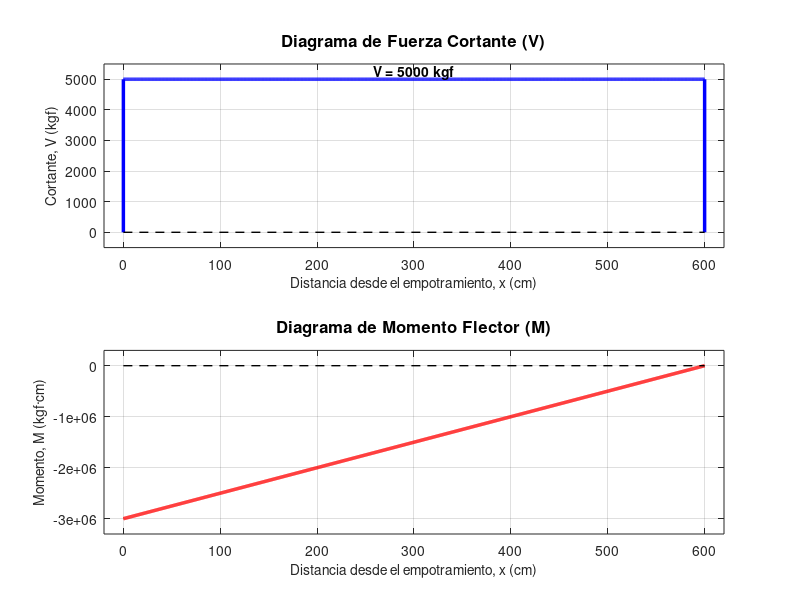

Here is the MATLAB script that generated this plot: (Note: this script raises an error after producing the figure.)
%% =========================================================================
% DIAGRAMAS DE CORTANTE Y MOMENTO FLECTOR EN VIGA EN VOLADIZO
% Materia: Mecánica de Materiales / Diseño Estructural
% =========================================================================

clear; clc; close all;

% --- 1. DEFINICIÓN DE VARIABLES (VALORES UTILIZADOS) ---
L = 600;      % Longitud de la viga en centímetros (cm)
P = 5000;     % Fuerza puntual en el extremo libre en kilogramos-fuerza (kgf)

% --- 2. VECTOR DE DISTANCIA ---
x = linspace(0, L, 1000);

% --- 3. CÁLCULO DE CORTANTE (V) Y MOMENTO (M) ---
V = P * ones(size(x));          
M = -P * (L - x);               

% --- 4. GRAFICACIÓN DE LOS DIAGRAMAS ---
fig = figure('Name', 'Análisis Estructural de Viga en Voladizo', 'NumberTitle', 'off');

% --- Subplot 1: Diagrama de Fuerza Cortante (V) ---
subplot(2,1,1);
plot(x, V, 'b-', 'LineWidth', 2.5);
hold on;
plot([0 0], [0 P], 'b-', 'LineWidth', 2.5);
plot([L L], [P 0], 'b-', 'LineWidth', 2.5);
plot([0 L], [0 0], 'k--', 'LineWidth', 1); 

title('Diagrama de Fuerza Cortante (V)', 'FontSize', 12, 'FontWeight', 'bold');
xlabel('Distancia desde el empotramiento, x (cm)', 'FontSize', 10);
ylabel('Cortante, V (kgf)', 'FontSize', 10);
xlim([-20, L + 20]);
ylim([-500, P + 500]);
grid on;
text(L/2, P*1.05, sprintf('V = %d kgf', P), 'HorizontalAlignment', 'center', 'FontWeight', 'bold');

% --- Subplot 2: Diagrama de Momento Flector (M) ---
subplot(2,1,2);
plot(x, M, 'r-', 'LineWidth', 2.5);
hold on;
plot([0 L], [0 0], 'k--', 'LineWidth', 1); 

title('Diagrama de Momento Flector (M)', 'FontSize', 12, 'FontWeight', 'bold');
xlabel('Distancia desde el empotramiento, x (cm)', 'FontSize', 10);
ylabel('Momento, M (kgf·cm)', 'FontSize', 10);
xlim([-20, L + 20]);
ylim([min(M) - 300000, 300000]);
grid on;

text(5, min(M), sprintf('M_{máx} = %s kgf·cm', fill_commas(min(M))), 'VerticalAlignment', 'top', 'FontWeight', 'bold');
text(L-40, 150000, 'M = 0', 'FontWeight', 'bold');

% --- 5. GUARDAR LA FIGURA EN ALTA CALIDAD ---
% 'print' guarda la figura actual. El parámetro '-dpng' especifica el formato PNG
% y '-r300' fuerza la resolución a 300 DPI (alta calidad para documentos).
print(fig, 'documento_diagramas.png', '-dpng', '-r300');


% --- FUNCIÓN AUXILIAR LOCAL PARA FORMATO DE NÚMEROS ---
function str = fill_commas(num)
    str = num2str(num, '%0.0f');
end
